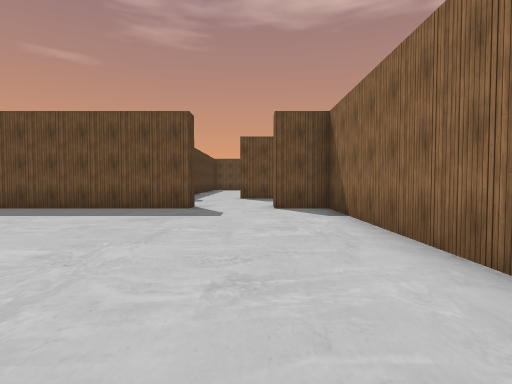
view 1 (above)

24 first-person views from a walk through a 3-D level made in the Unity game engine. The camera is 1.4 m above the floor, tilts 2° down and sees 80° across. The floor is counted in squares, 2 m on a side. Each view is taken from the middle of a square. On the plan, view 1 faces up. The plan holds only what a view shows up to about 10 squares ahead; the rest is blank. The place goes on beyond the plan. The player character is not drawn. Some surface patterns are stand-ins.

view 2
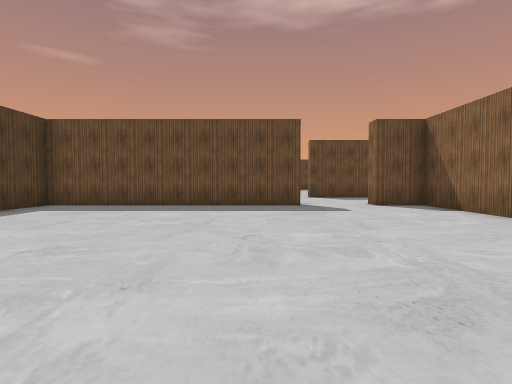

view 3
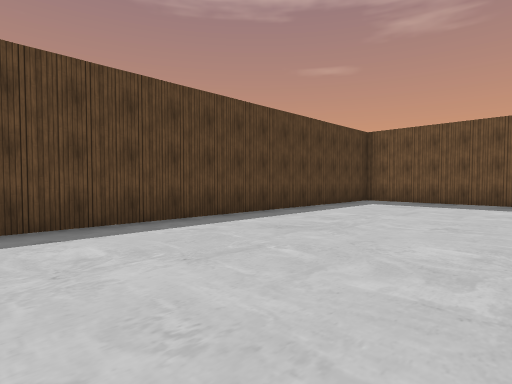

view 4
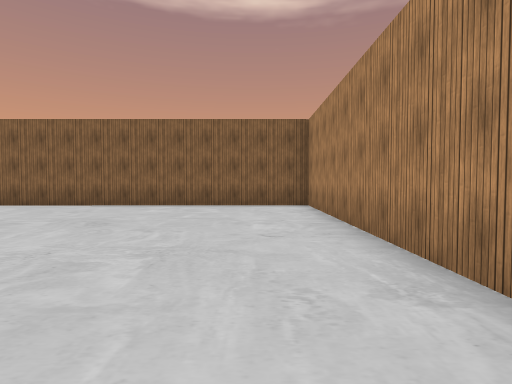

view 5
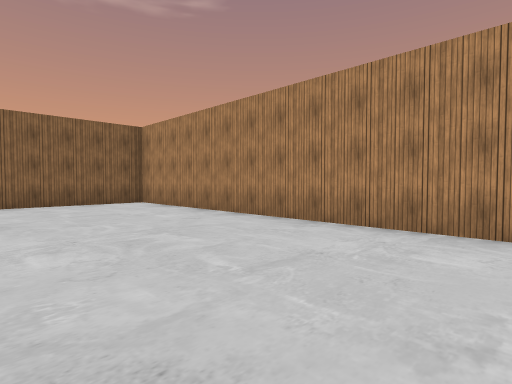

view 6
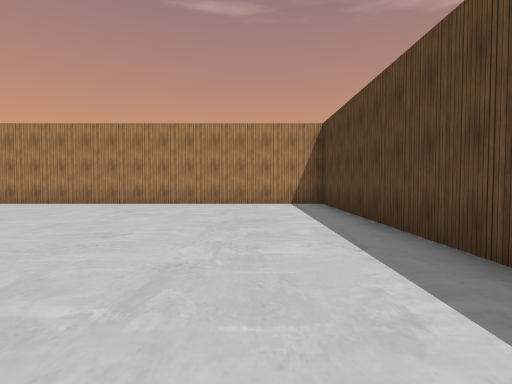

view 7
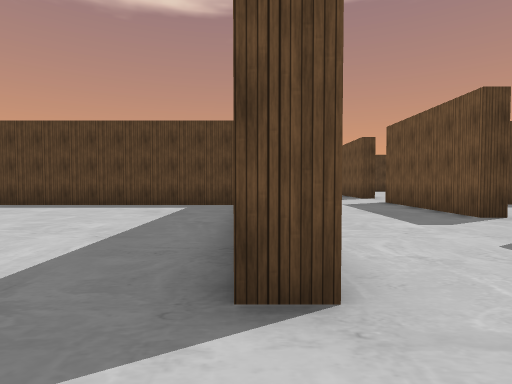

view 8
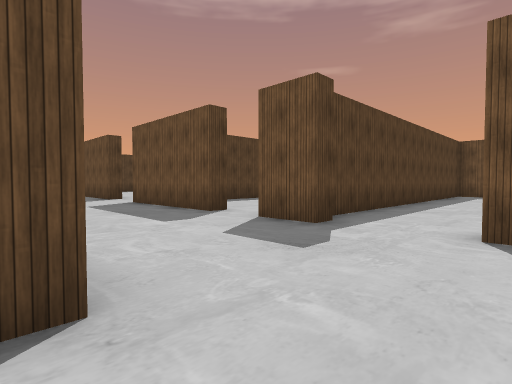

view 9
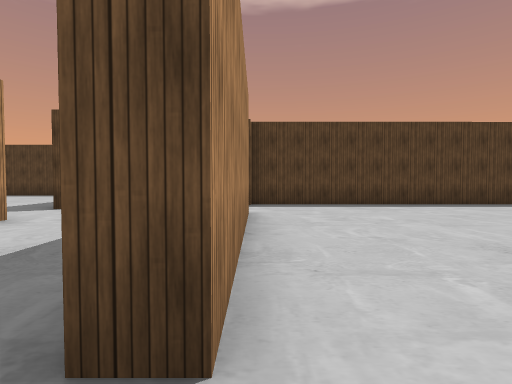

view 10
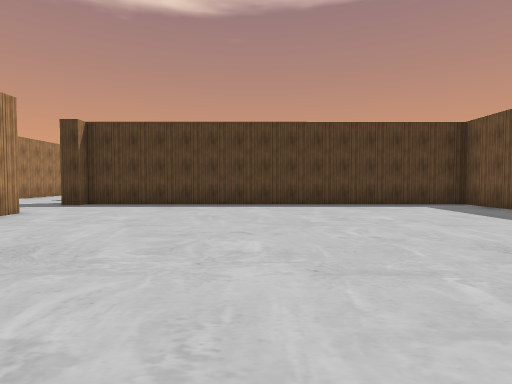

view 11
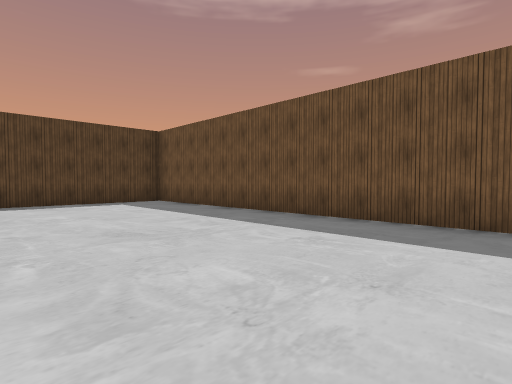

view 12
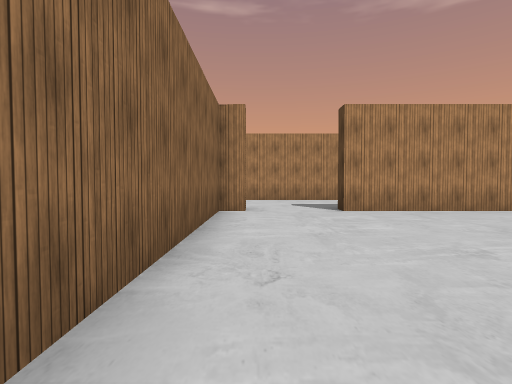

view 13
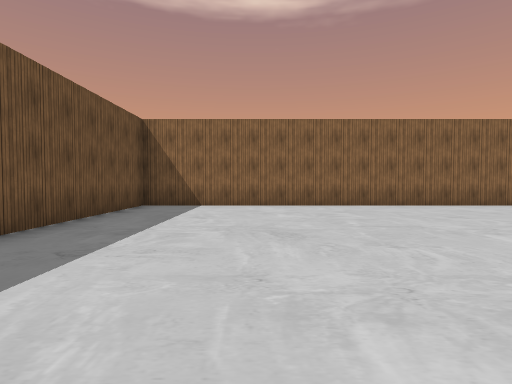

view 14
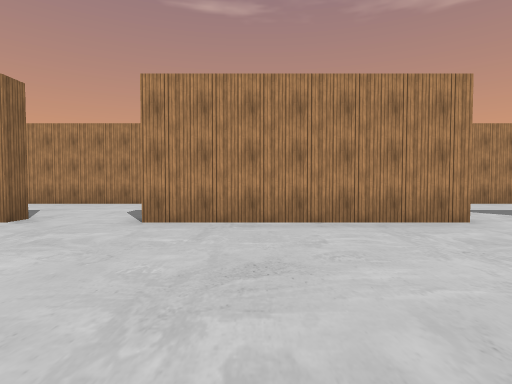

view 15
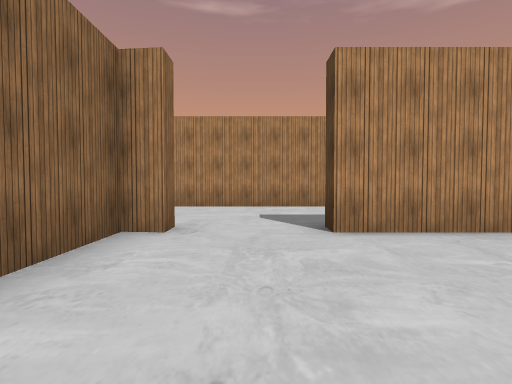

view 16
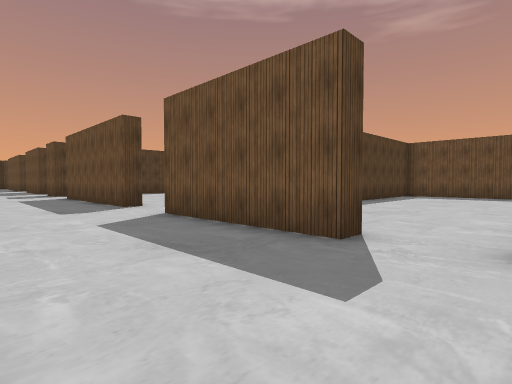

view 17
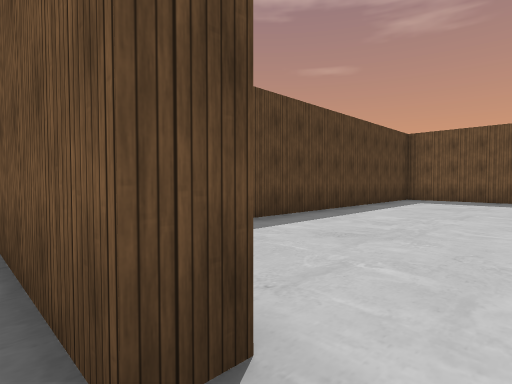

view 18
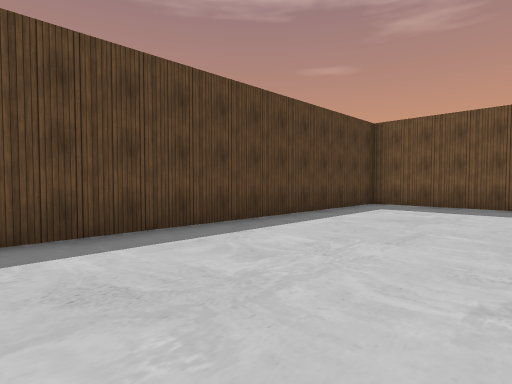

view 19
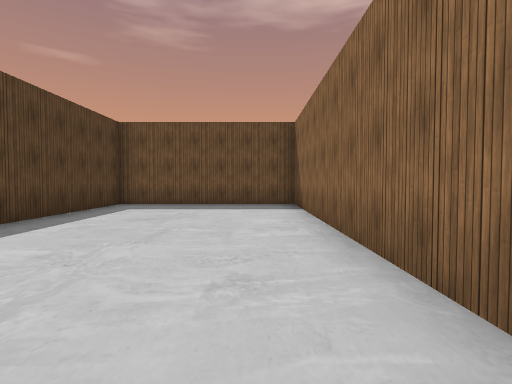

view 20
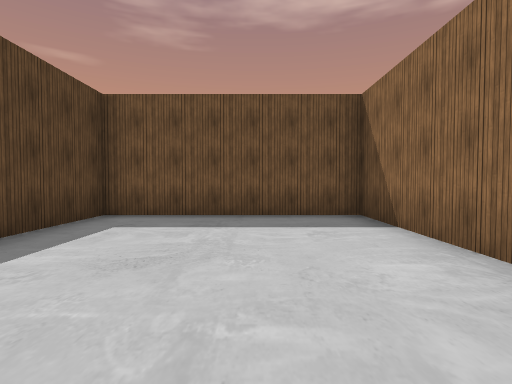

view 21
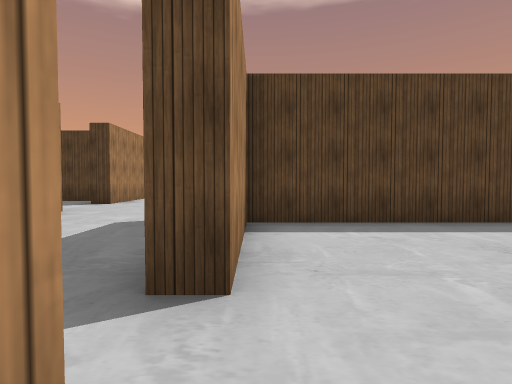

view 22
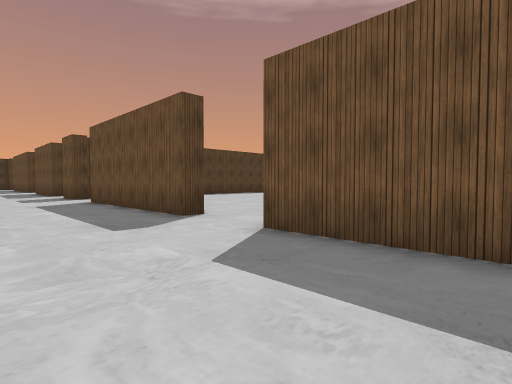

view 23
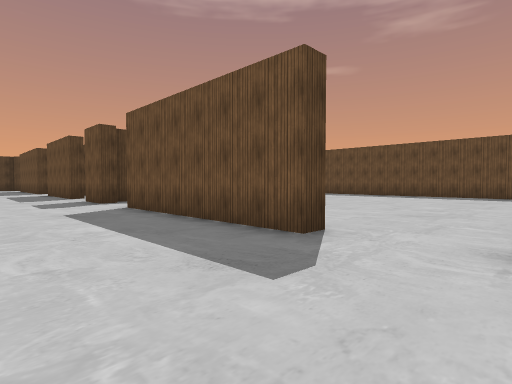

view 24
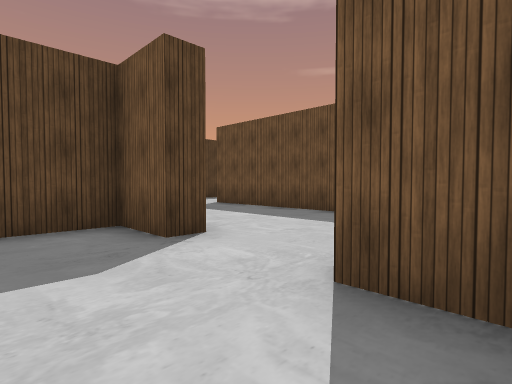

### Floor plan
Ten units are one square. View 1 is at (0, 0); x grows to the right and y downward. Boxes are objects, and circles mark ways between rooms. Rooms are numbered by the first view taken in them; rooms with no view inside come last. Other rooms are left out.
<svg viewBox="-214 -249 320 289">
<path fill="none" stroke="#000" d="M-17 -85 -17 -79 -92 -79 -92 35 19 35 19 -79 5 -79 5 -85M-8 -128 49 -128 49 -122M72 -122 72 -128 79 -128 79 -243 -33 -244 -33 -128M-140 -85 -135 -85M-203 -129 -203 -123 -209 -123M-124 -123 -182 -123M-50 -85 -36 -85M-59 -128 -59 -123 -102 -123M-29 -128 -29 -123 -42 -123M-2 -123 -8 -123M40 -85 101 -85M-38 -163 -38 -244 -92 -244 -92 -128 -59 -128M-101 -79 -111 -79M-135 -85 -135 -79 -149 -79 -149 -64"/>
<circle cx="-5" cy="-80" r="3" fill="#2a7"/>
<circle cx="-15" cy="-120" r="3" fill="#2a7"/>
<circle cx="65" cy="-120" r="3" fill="#2a7"/>
<circle cx="-50" cy="-120" r="3" fill="#2a7"/>
<circle cx="-125" cy="-80" r="3" fill="#2a7"/>
<text x="-30" y="-20">1</text>
<text x="20" y="-190">2</text>
<text x="-200" y="-60">3</text>
<text x="-60" y="-190">4</text>
<text x="-120" y="-20">5</text>
</svg>
Room 1 opens to room 3. Room 2 opens to room 3. Room 3 opens to room 4. Room 3 opens to room 5.

Where each view was taken, in squares from view 1:
view 1: 0 up, 0 right, facing up
view 2: 1 down, 3 left, facing up
view 3: 3 down, 4 left, facing up-left
view 4: 2 down, 7 left, facing right
view 5: 1 up, 8 left, facing down-right
view 6: 6 up, 7 left, facing down
view 7: 8 up, 0 right, facing left
view 8: 8 up, 0 right, facing up-left
view 9: 13 up, 6 right, facing left
view 10: 18 up, 6 right, facing left
view 11: 19 up, 7 right, facing up-left
view 12: 20 up, 7 right, facing down
view 13: 21 up, 1 left, facing right
view 14: 18 up, 3 right, facing down
view 15: 17 up, 6 right, facing down
view 16: 9 up, 4 left, facing up-left
view 17: 12 up, 5 left, facing up-left
view 18: 15 up, 5 left, facing up-left
view 19: 15 up, 5 left, facing up
view 20: 18 up, 6 left, facing up
view 21: 13 up, 4 left, facing left
view 22: 9 up, 7 left, facing up-left
view 23: 9 up, 10 left, facing up-left
view 24: 6 up, 10 left, facing up-left
